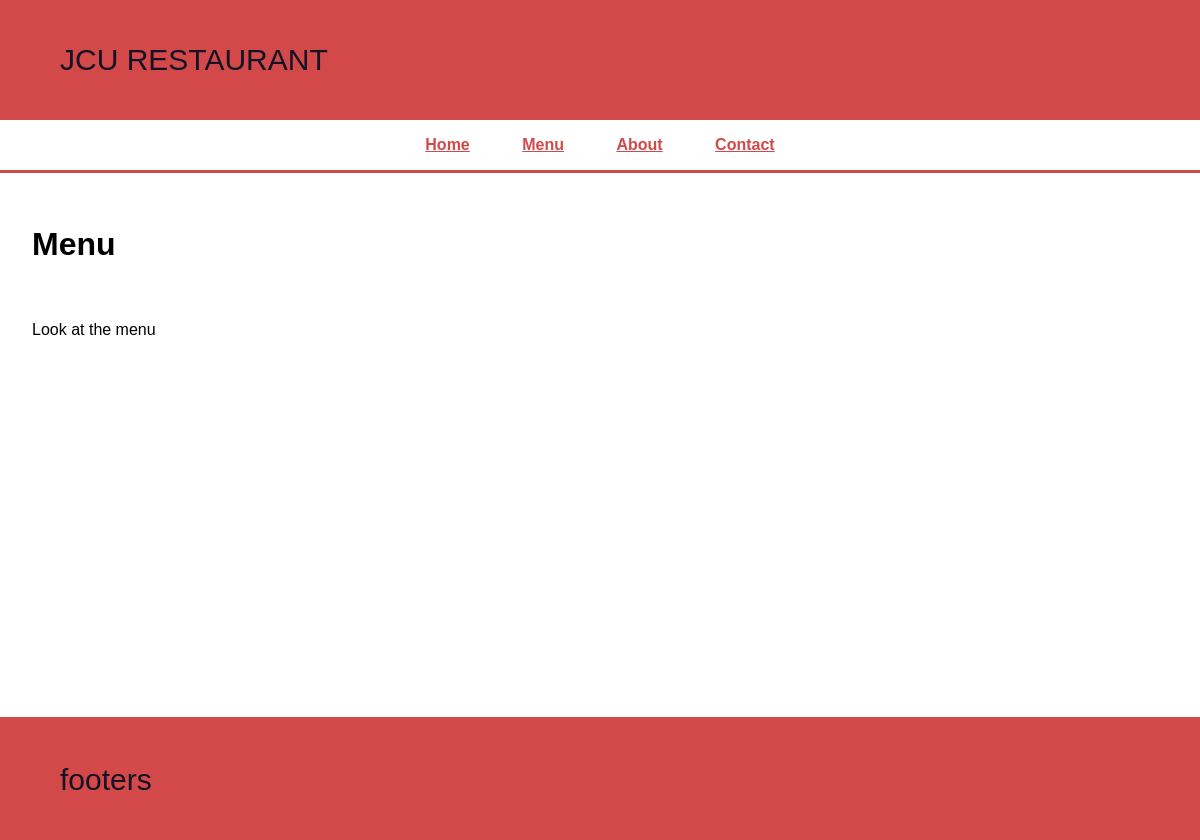
The app's page /menu/, older data.
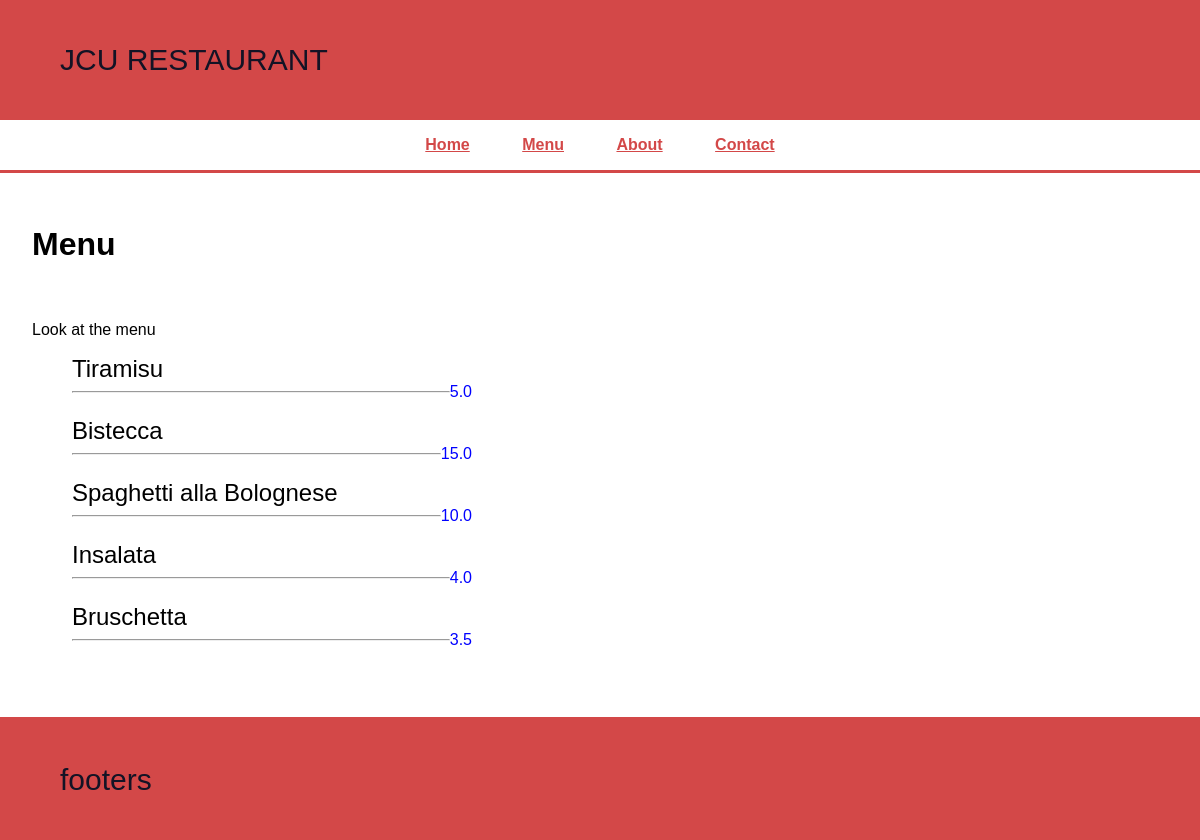
The same page, newer data.
### main/models.py (models this page shows)
class Dish(models.Model):
    name_it = models.CharField(max_length=30)
    name_en = models.CharField(max_length=30)
    price = models.FloatField(max_length=100, default=0)
    course = models.ForeignKey(Course, on_delete=models.CASCADE)
    ingredients_it = models.CharField(max_length=90, default='')
    ingredients_en = models.CharField(max_length=90, default='')
    def __str__(self):
        return self.name_it

### main/views.py (the view)
# urls.py: path('menu/', views.menu, name='menu'),
def menu(request):
    dish_list = Dish.objects.order_by('id')
    course_list = Course.objects.order_by('id')
    context = {
        'dishes' : dish_list,
        'courses' : course_list,
    }
    return render(request, 'menu.html', context)

### main/templates/menu.html (shortened to what this page needs)
{% extends 'base.html' %}
{% block header %}
Menu
{% endblock %}
{% block content %}
<br><br>
Look at the menu
<ul id='menuList'>
    {% for dish in dishes %}
    <li>
        <span class='dishName'> {{ dish }}</span>
        <div>
            <hr>
            <span class='dishPrice'> {{ dish.price }}</span>
        </div>
    </li>
    {% endfor %}
</ul>
<br><br>
{% endblock %}

### main/templates/base.html (shortened to what this page needs)
{% load static %}
<!DOCTYPE html>
<html>
  <head>
    <link rel="stylesheet" type="text/css" href="{% static 'css/style.css' %}" />
  </head>
  <body>
    <header>
      <div>JCU RESTAURANT </div>
    </header>
    {% include 'partials/_nav.html' %}
    <main>
      <h1>
        {% block header %}
        {% endblock %}
      </h1>
      {% block content %}
      {% endblock %}
    </main>
    <footer>
      <p>footers</p>
    </footer>
  </body>
</html>

### main/templates/partials/_nav.html
<nav class="navbar">
      <div class="navleft">
        <a href="{% url 'home' %}">Home</a>
        <a href="{% url 'menu' %}">Menu</a>
        <a href="{% url 'about' %}">About</a>
        <a href="{% url 'contact' %}">Contact</a>
      </div>
</nav>

### main/static/css/style.css (style rules this page uses)
body { margin: 0; font-family: sans-serif; background-color: #0a0a0f; color: #f0f0f0; }
header , footer { display: flex; flex-direction: row; justify-content: left; padding-left: 2em; align-items: center; font-size: 30px; background: rgb(211, 72, 72); color: #131325; height: 4em; }
.navbar { display: flex; flex-direction: row; justify-content: center; align-items: center; background-color: #ffffff; color: #ffffff; padding: 1em; }
.navbar a { color: rgb(211, 72, 72); margin: 0 1.5em; font-weight: 600; }
main { background-color: #ffffff; color: #000000; height: 30em; padding: 2em; border-top: 3px solid rgb(211, 72, 72); border-bottom: 3px solid rgb(211, 72, 72); }
#menuList { max-width: 400px; }
#menuList li { display: flex; flex-direction: column; margin-bottom: 1em; }
#menuList div { display: flex; flex-direction: row; align-items: flex-end; }
#menuList hr { display: flex; flex-grow: 2; }
span.dishPrice { color: blue; }
span.dishName { font-size: 150%; }

Row changes from the older to the newer data that the page shows:
added Dish: name_it "Tiramisu", price "5.0"
added Dish: name_it "Bistecca", price "15.0"
added Dish: name_it "Spaghetti alla Bolognese", price "10.0"
added Dish: name_it "Insalata", price "4.0"
added Dish: name_it "Bruschetta", price "3.5"
